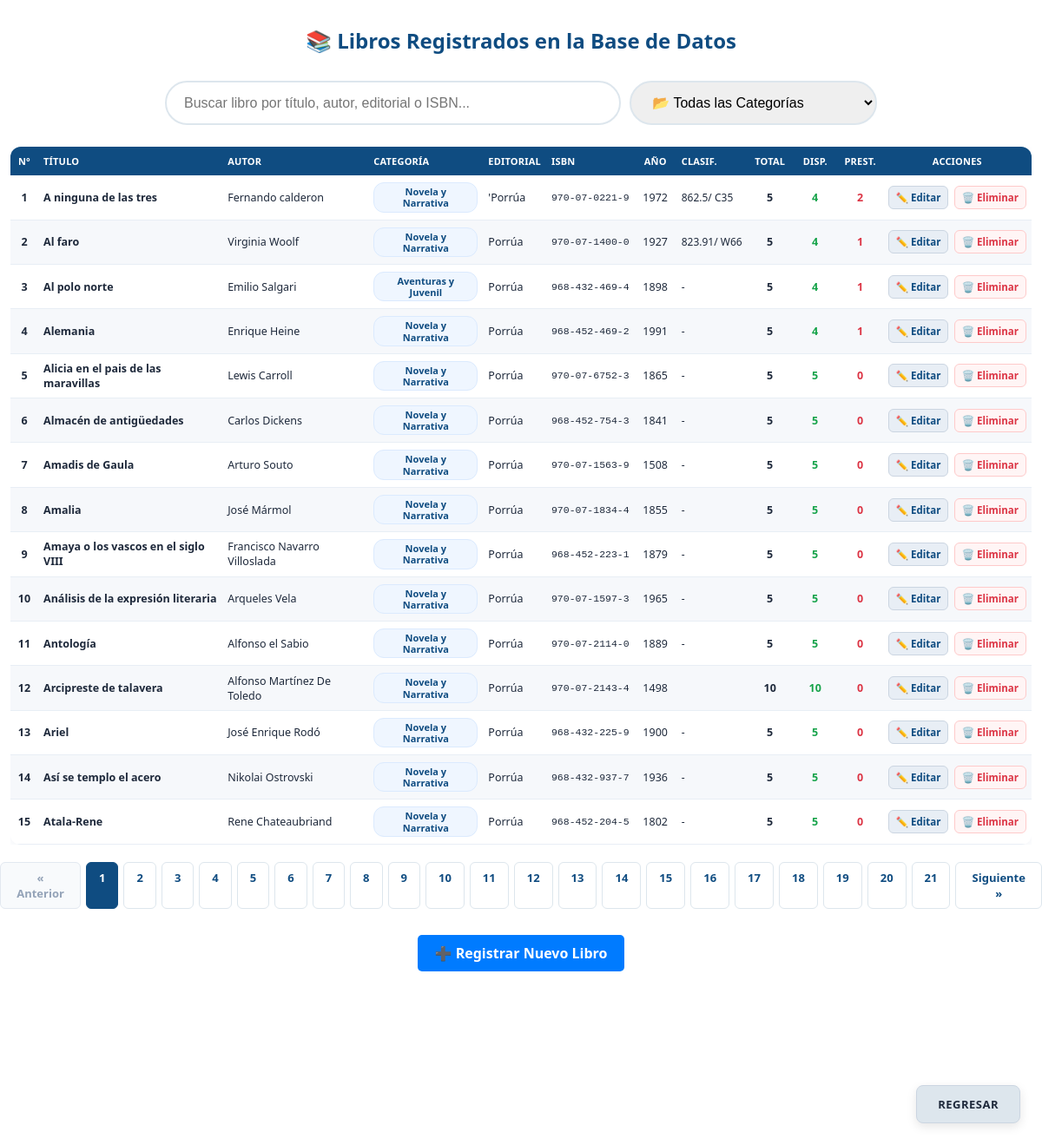
Page /ver_catalogo.php (signed in) on the earlier database version.
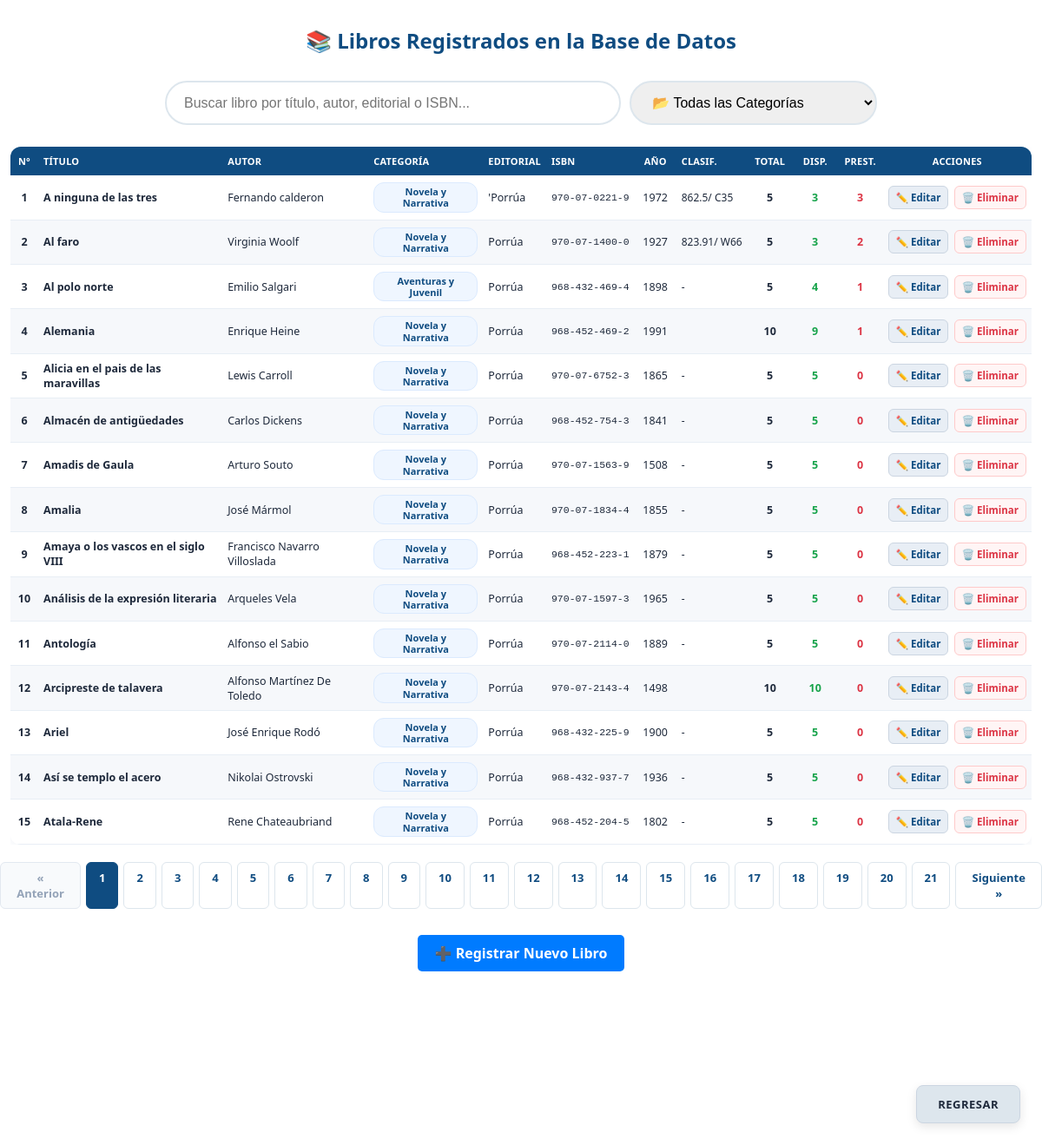
Same page on the later database version.
### tables this page shows
CREATE TABLE `libros` (
  `id_libro` int(11) NOT NULL AUTO_INCREMENT,
  `Titulo` varchar(255) NOT NULL,
  `Autor` varchar(150) DEFAULT NULL,
  `Categoria` varchar(100) DEFAULT 'Novela y Narrativa',
  `Editorial` varchar(100) DEFAULT NULL,
  `ISBN` varchar(100) DEFAULT NULL,
  `ano` int(11) NOT NULL,
  `País` varchar(100) DEFAULT NULL,
  `Idioma` varchar(50) DEFAULT NULL,
  `Descripción` varchar(100) DEFAULT NULL,
  `Encabezamiento de Materia` varchar(100) DEFAULT NULL,
  `Ejemplares_totales` int(11) DEFAULT 0,
  `Ejemplares_disponibles` int(11) DEFAULT 0,
  `Ejemplares_prestados` int(11) DEFAULT 0,
  `Clasificación` varchar(100) DEFAULT NULL,
  PRIMARY KEY (`id_libro`)
);

### ver_catalogo.php (the view, shortened to what the changed rows need)
<?php
require_once 'conexion.php';
$registros_por_pagina = 15;
$pagina_actual = isset($_GET['pagina']) ? filter_input(INPUT_GET, 'pagina', FILTER_VALIDATE_INT) : 1;
$desplazamiento = ($pagina_actual - 1) * $registros_por_pagina;
$sql_datos = "SELECT * FROM libros ORDER BY id_libro ASC LIMIT ? OFFSET ?";
$stmt = $conexion->prepare($sql_datos);
$stmt->bind_param("ii", $registros_por_pagina, $desplazamiento);
$stmt->execute();
$resultado = $stmt->get_result();
?>
<!DOCTYPE html>
<html lang="es">
<head>
    <link rel="stylesheet" href="style.css?v=<?php echo time(); ?>">
</head>
<body class="body2">
    <h2 style="text-align: center; color: #0F4C81; margin-top: 30px;">📚 Libros Registrados en la Base de Datos</h2>
    <div class="tabla-responsiva contenedor-catalogo">
        <table class="tabla-datos tabla-catalogo">
            <thead>
                <tr>
                    <th class="col-num">N°</th>
                    <th>Título</th>
                    <th>Autor</th>
                    <th>Categoría</th>
                    <th>Editorial</th>
                    <th>ISBN</th>
                    <th class="col-anio">Año</th>
                    <th>Clasif.</th>
                    <th class="col-stock">Total</th>
                    <th class="col-stock">Disp.</th>
                    <th class="col-stock">Prest.</th>
                    <th class="col-acciones">Acciones</th>
                </tr>
            </thead>
            <tbody id="tabla-cuerpo-libros">
                <?php if ($resultado && $resultado->num_rows > 0):
                    $num = $desplazamiento + 1;
                    while ($fila = $resultado->fetch_assoc()):
                        $clasif = $fila['Clasificación'] ?? $fila['clasificacion'] ?? '-';
                        ?>
                        <tr>
                            <td class="col-num"><?php echo $num; ?></td>
                            <td><strong><?php echo htmlspecialchars($fila['Titulo']); ?></strong></td>
                            <td><?php echo htmlspecialchars($fila['Autor']); ?></td>
                            <td><span class="badge-categoria"><?php echo htmlspecialchars($fila['Categoria'] ?? 'Novela y Narrativa'); ?></span></td>
                            <td><?php echo htmlspecialchars($fila['Editorial']); ?></td>
                            <td class="col-isbn"><?php echo htmlspecialchars($fila['ISBN'] ?? '-'); ?></td>
                            <td class="col-anio"><?php echo htmlspecialchars($fila['ano'] ?? '-'); ?></td>
                            <td class="col-clasif"><?php echo htmlspecialchars($clasif); ?></td>
                            <td class="col-stock" style="font-weight: 600;"><?php echo $fila['Ejemplares_totales'] ?? 0; ?></td>
                            <td class="col-stock" style="color: #16A34A; font-weight: bold;"><?php echo $fila['Ejemplares_disponibles'] ?? 0; ?></td>
                            <td class="col-stock" style="color: #DC3545; font-weight: 600;"><?php echo $fila['Ejemplares_prestados'] ?? 0; ?></td>
                            <td class="col-acciones">
                                <a href="catalogo.php?editar_id=<?php echo $fila['id_libro']; ?>" class="btn-editar" title="Editar">✏️ Editar</a>
                                <a href="catalogo.php?eliminar_id=<?php echo $fila['id_libro']; ?>" class="btn-eliminar" title="Eliminar"
                                    onclick="return confirm('¿Seguro que deseas eliminar este libro?');">🗑️ Eliminar</a>
                            </td>
                        </tr>
                        <?php
                        $num++;
                    endwhile;
                else: ?>
                    <tr>
                        <td colspan="12" style="text-align: center;">No hay libros registrados en el catálogo.</td>
                    </tr>
                <?php endif; ?>
            </tbody>
        </table>
    </div>
</body>
</html>

Differences in the rows shown:
changed libros "A ninguna de las tres": Ejemplares_disponibles "4" → "3"; Ejemplares_prestados "2" → "3"
changed libros "Al faro": Ejemplares_disponibles "4" → "3"; Ejemplares_prestados "1" → "2"
changed libros "Alemania": Ejemplares_totales "5" → "10"; Ejemplares_disponibles "4" → "9"; Clasificación "-" → (not shown)
